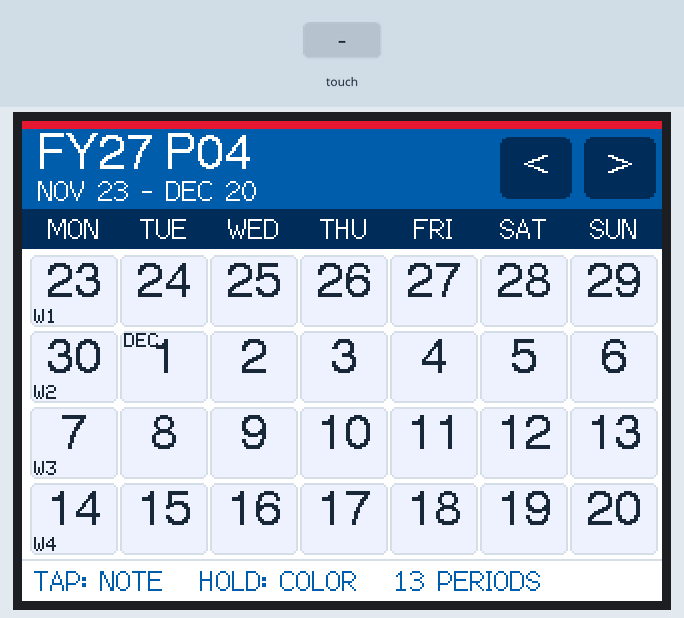
Simulated run of this program. Board: ESP32. On the bench: 320×240 colour display. The test bench sets the inputs (shaded band). Storage starts empty; what the program prints to the serial monitor is not drawn.

Above: at 1.6 s.
1.7 s: screen touched at 13 % across, 30 % down
At 3.0 s:
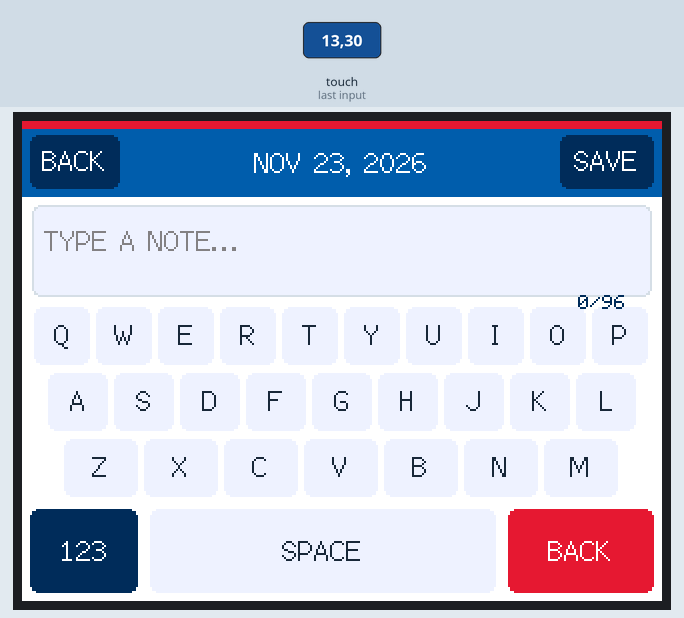
3.5 s: screen touched at 13 % across, 50 % down
At 4.3 s:
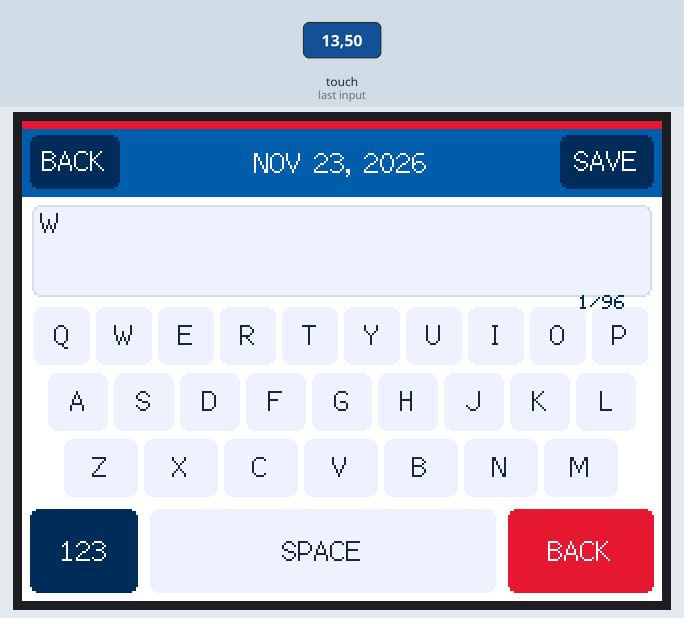
5.3 s: screen touched at 87 % across, 10 % down
At 6.8 s:
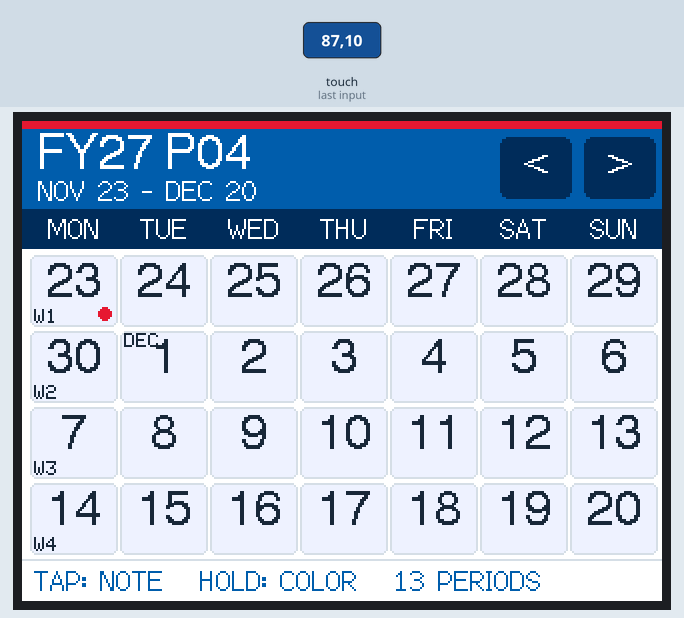
7.1 s: screen touched at 38 % across, 50 % down
At 8.3 s:
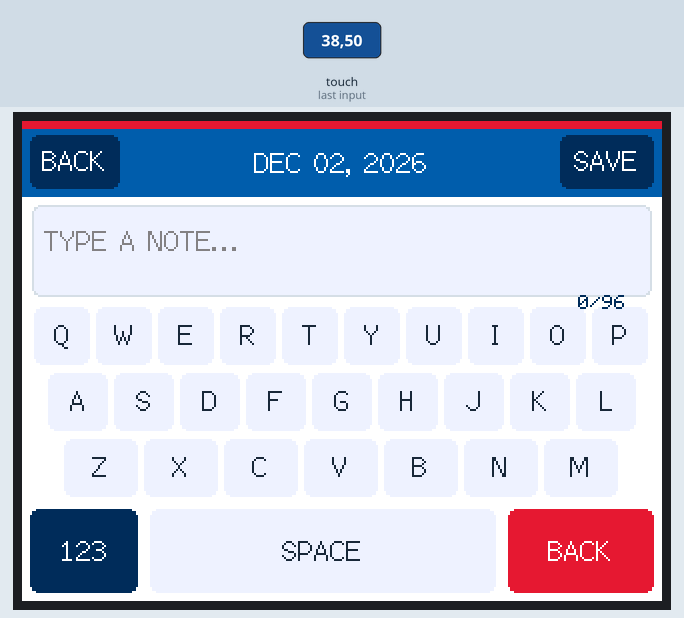
8.9 s: screen touched at 62 % across, 50 % down
At 9.6 s:
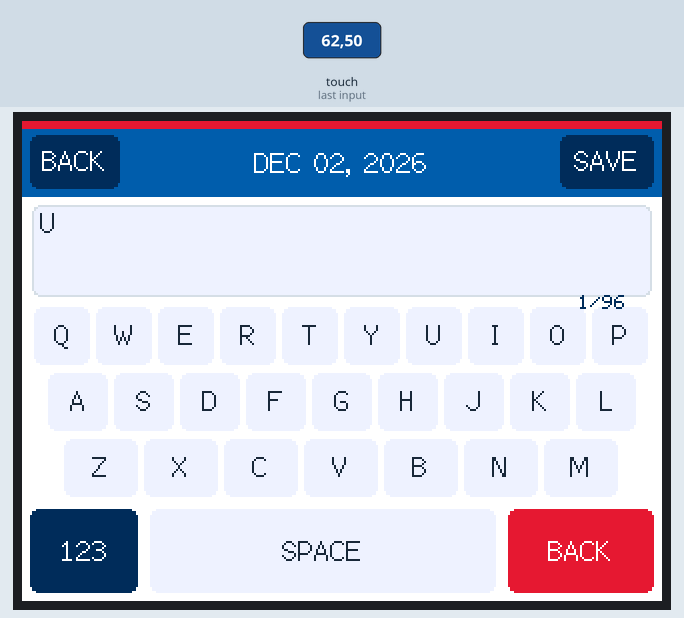
10.7 s: screen touched at 87 % across, 50 % down
Timing chart, 0 to 13.5 s (numbered marks = the images above; inputs shaded):
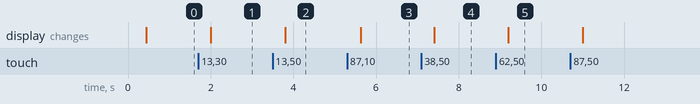

The program:

main.cpp
```cpp
/* FY2027 work calendar: 3.2-inch QD3223 / ESP32-32E. Compiles for landscape 320x240. */
#include <Arduino.h>
#include <LittleFS.h>
#include <string.h>
#include "CYD32_Display.h"

CYD32Display tft;
static uint16_t BLUE, RED, NAVY, PALE, INK, BORDER, WHITE, GREY;
constexpr int DISPLAY_W = 320, DISPLAY_H = 240;
constexpr int MAX_EVENTS = 500;
constexpr int CAL_NOTE_LIMIT = 96;
constexpr uint32_t STORAGE_MAGIC = 0x43414C32UL; // "CAL2"
constexpr uint16_t STORAGE_VERSION = 1;
constexpr uint32_t HOLD_MS = 650;

struct CalendarEntry {
  int32_t day;                 // days since 1970-01-01
  uint8_t color;               // 0=none, 1=blue, 2=red
  char note[CAL_NOTE_LIMIT + 1];     // ASCII, nul-terminated
};
struct FileHeader { uint32_t magic; uint16_t version; uint16_t count; };
static CalendarEntry entries[MAX_EVENTS];
static int entryCount = 0;
static bool fsReady = false, saveOK = true;
static int fiscalYear = 2027, period = 4;
static int32_t chosenDay = 0;
static String draft;
static bool numberKeys = false;
enum Screen { CALENDAR, NOTE_EDITOR, COLOR_PICKER };
static Screen screen = CALENDAR;

// Civil-date arithmetic adapted from Howard Hinnant's public-domain algorithms.
static int32_t daysFromCivil(int y, unsigned m, unsigned d) {
  y -= m <= 2;
  const int era = (y >= 0 ? y : y - 399) / 400;
  const unsigned yoe = unsigned(y - era * 400);
  const unsigned doy = (153 * (m + (m > 2 ? -3 : 9)) + 2) / 5 + d - 1;
  const unsigned doe = yoe * 365 + yoe / 4 - yoe / 100 + doy;
  return era * 146097 + int(doe) - 719468;
}
static void civilFromDays(int32_t z, int &y, unsigned &m, unsigned &d) {
  z += 719468;
  const int era = (z >= 0 ? z : z - 146096) / 146097;
  const unsigned doe = unsigned(z - era * 146097);
  const unsigned yoe = (doe - doe / 1460 + doe / 36524 - doe / 146096) / 365;
  y = int(yoe) + era * 400;
  const unsigned doy = doe - (365 * yoe + yoe / 4 - yoe / 100);
  const unsigned mp = (5 * doy + 2) / 153;
  d = doy - (153 * mp + 2) / 5 + 1;
  m = mp + (mp < 10 ? 3 : -9);
  y += m <= 2;
}
static int32_t firstDay() {
  // FY2027 P4 W1 = Mon 2026-11-23 -> FY2027 P1 W1 = Mon 2026-08-31.
  // Each modeled FY is 13 x 4 = 52 weeks (a 53-week FY needs a rule update).
  return daysFromCivil(2026, 8, 31) + (fiscalYear - 2027) * 364;
}
static int32_t currentPeriodStart() { return firstDay() + (period - 1) * 28; }
static const char *monthName(unsigned m) {
  static const char *names[] = {"", "JAN", "FEB", "MAR", "APR", "MAY", "JUN", "JUL", "AUG", "SEP", "OCT", "NOV", "DEC"};
  return (m >= 1 && m <= 12) ? names[m] : "???";
}
static String dateText(int32_t day, bool year = true) {
  int y; unsigned m,d; civilFromDays(day,y,m,d);
  char b[40];
  if (year) snprintf(b,sizeof(b),"%s %02u, %04d",monthName(m),d,y);
  else snprintf(b,sizeof(b),"%s %u",monthName(m),d);
  return String(b);
}
static int indexOf(int32_t day) {
  for (int i=0; i<entryCount; ++i) if (entries[i].day == day) return i;
  return -1;
}
static uint8_t colorOf(int32_t day) { int i=indexOf(day); return i < 0 ? 0 : entries[i].color; }
static const char *noteOf(int32_t day) { int i=indexOf(day); return i < 0 ? "" : entries[i].note; }
static bool storeFile() {
  if (!fsReady) return false;
  File f = LittleFS.open("/calendar.tmp", "w");
  if (!f) return false;
  FileHeader head = {STORAGE_MAGIC, STORAGE_VERSION, (uint16_t)entryCount};
  bool good = (f.write(reinterpret_cast<const uint8_t*>(&head), sizeof(head)) == sizeof(head));
  if (good && entryCount > 0)
    good = (f.write(reinterpret_cast<const uint8_t*>(entries), sizeof(CalendarEntry)*entryCount)
            == sizeof(CalendarEntry)*entryCount);
  f.flush(); f.close();
  if (!good) { LittleFS.remove("/calendar.tmp"); return false; }
  // LittleFS rename on ESP32 replaces a file. Keep a backup during replacement.
  LittleFS.remove("/calendar.bak");
  if (LittleFS.exists("/calendar.dat")) LittleFS.rename("/calendar.dat", "/calendar.bak");
  if (!LittleFS.rename("/calendar.tmp", "/calendar.dat")) {
    if (LittleFS.exists("/calendar.bak")) LittleFS.rename("/calendar.bak", "/calendar.dat");
    return false;
  }
  return true;
}
static void loadFile() {
  if (!fsReady) return;
  String path = LittleFS.exists("/calendar.dat") ? "/calendar.dat" : "/calendar.bak";
  File f = LittleFS.open(path, "r");
  if (!f) return;
  FileHeader head;
  bool valid = f.readBytes(reinterpret_cast<char*>(&head), sizeof(head)) == sizeof(head)
     && head.magic == STORAGE_MAGIC && head.version == STORAGE_VERSION && head.count <= MAX_EVENTS;
  if (valid) {
    const size_t bytes = head.count * sizeof(CalendarEntry);
    valid = f.readBytes(reinterpret_cast<char*>(entries), bytes) == bytes;
    if (valid) { entryCount = head.count; for(int i=0;i<entryCount;++i) entries[i].note[CAL_NOTE_LIMIT]=0; }
  }
  if (!valid) { entryCount = 0; saveOK = false; }
  f.close();
}
static void setEntry(int32_t day, uint8_t color, const String &note) {
  int idx = indexOf(day);
  if (color == 0 && note.length() == 0) {
    if (idx >= 0) { entries[idx] = entries[--entryCount]; saveOK = storeFile(); }
    return;
  }
  if (idx < 0) {
    if (entryCount >= MAX_EVENTS) { saveOK = false; return; }
    idx = entryCount++;
  }
  entries[idx].day = day;
  entries[idx].color = color;
  size_t n = min((size_t)CAL_NOTE_LIMIT, (size_t)note.length());
  memcpy(entries[idx].note, note.c_str(), n);
  entries[idx].note[n] = '\0';
  saveOK = storeFile();
}
static void applyColor(uint8_t color) { setEntry(chosenDay,color,String(noteOf(chosenDay))); }
static bool inside(int x,int y,int a,int b,int w,int h) { return x>=a && x<a+w && y>=b && y<b+h; }

// Compact 320x240 landscape layout for 3.2-inch E32R32P / QD3223 CYD.
static void centered(const String &s, int x, int y, uint16_t color, int font=2) {
  tft.setFont(font==4 ? &fonts::Font4 : &fonts::Font2);
  tft.setTextDatum(middle_center);
  tft.setTextColor(color);
  tft.drawString(s,x,y);
}
static void button(int x,int y,int w,int h,const String &label,uint16_t bg,uint16_t fg,int font=2) {
  tft.fillRoundRect(x,y,w,h,4,bg);
  centered(label,x+w/2,y+h/2,fg,font);
}
static bool dateCellAt(int x,int y,int &row,int &col) {
  if(!inside(x,y,4,67,315,152)) return false;
  col=(x-4)/45;
  row=(y-67)/38;
  if(col<0 || col>6 || row<0 || row>3) return false;
  return (x < 4+col*45+44) && (y < 67+row*38+36);
}
static void drawCalendar() {
  tft.fillScreen(WHITE);
  tft.fillRect(0,0,320,4,RED);
  tft.fillRect(0,4,320,40,BLUE);
  tft.setTextDatum(top_left);tft.setTextColor(WHITE);
  tft.setFont(&fonts::Font4);
  char title[24];snprintf(title,sizeof(title),"FY%02d P%02d", fiscalYear%100,period);
  tft.drawString(title,7,5);
  tft.setFont(&fonts::Font2);
  tft.drawString(dateText(currentPeriodStart(),false)+" - "+dateText(currentPeriodStart()+27,false),8,27);
  button(239,8,36,31,"<",NAVY,WHITE,4);
  button(281,8,36,31,">",NAVY,WHITE,4);
  tft.fillRect(0,44,320,20,NAVY);
  static const char* weekdays[]={"MON","TUE","WED","THU","FRI","SAT","SUN"};
  for(int c=0;c<7;++c) centered(weekdays[c],4+c*45+22,54,WHITE,2);
  const int32_t start=currentPeriodStart();
  for(int r=0;r<4;++r) for(int c=0;c<7;++c) {
    int x=4+c*45,y=67+r*38;
    const int32_t day=start+r*7+c;
    int yr;unsigned mo,da;civilFromDays(day,yr,mo,da);
    const uint8_t state=colorOf(day);
    const uint16_t bg=state==1?BLUE:state==2?RED:PALE;
    const uint16_t fg=state?WHITE:INK;
    tft.fillRoundRect(x,y,44,36,3,bg);
    if(!state)tft.drawRoundRect(x,y,44,36,3,BORDER);
    char n[4];snprintf(n,sizeof(n),"%u",da);
    centered(n,x+22,y+15,fg,4);
    // Date markers are deliberately small, retaining 44px-wide tap targets.
    tft.setFont(&fonts::Font0);tft.setTextColor(fg);tft.setTextDatum(top_left);
    if(c==0) { char w[4];snprintf(w,sizeof(w),"W%d",r+1);tft.drawString(w,x+2,y+27); }
    if(da==1) tft.drawString(monthName(mo),x+2,y+1);
    if(noteOf(day)[0])tft.fillCircle(x+37,y+29,3,state?WHITE:RED);
  }
  tft.fillRect(0,219,320,1,BORDER);
  tft.setTextDatum(top_left);tft.setTextColor(BLUE);tft.setFont(&fonts::Font2);
  if(!fsReady || !saveOK) {tft.setTextColor(RED);tft.drawString("STORAGE ERROR: NOT SAVED",7,222);}
  else tft.drawString("TAP: NOTE   HOLD: COLOR   13 PERIODS",6,222);
}
static void drawColorPicker(){
  drawCalendar();
  tft.fillRoundRect(11,57,298,126,8,WHITE);
  tft.drawRoundRect(11,57,298,126,8,NAVY);
  centered("COLOR: "+dateText(chosenDay,false),160,77,NAVY,4);
  button(20,100,89,43,"BLUE",BLUE,WHITE,2);
  button(116,100,88,43,"RED",RED,WHITE,2);
  button(211,100,89,43,"CLEAR",GREY,INK,2);
  button(110,151,100,25,"CANCEL",NAVY,WHITE,2);
}
static void drawKeyboard(){
  static const char* letters[]={"QWERTYUIOP","ASDFGHJKL","ZXCVBNM"};
  static const char* symbols[]={"1234567890","-/. :&#()","?!+=%$@"};
  for(int row=0;row<3;++row){
    String keys=numberKeys?String(symbols[row]):String(letters[row]);
    const int count=keys.length();
    const int width=row==0?28:row==1?30:37;
    const int gap=3;
    const int x0=(320-(count*width+(count-1)*gap))/2;
    const int y=93+row*33;
    for(int c=0;c<count;++c) button(x0+c*(width+gap),y,width,29,String(keys[c]),PALE,INK,2);
  }
  button(4,194,54,42,numberKeys?"ABC":"123",NAVY,WHITE);
  button(64,194,173,42,"SPACE",PALE,INK);
  button(243,194,73,42,"BACK",RED,WHITE);
}
static void drawEditor(){
  tft.fillScreen(WHITE);
  tft.fillRect(0,0,320,4,RED);tft.fillRect(0,4,320,34,BLUE);
  button(4,7,45,27,"BACK",NAVY,WHITE);
  centered(dateText(chosenDay),159,21,WHITE,2);
  button(269,7,47,27,"SAVE",NAVY,WHITE);
  tft.fillRoundRect(5,42,310,46,4,PALE);
  tft.drawRoundRect(5,42,310,46,4,BORDER);
  tft.setFont(&fonts::Font2);tft.setTextDatum(top_left);tft.setTextColor(INK);
  if(!draft.length()){
    tft.setTextColor(0x8410);tft.drawString("TYPE A NOTE...",11,52);
  } else {
    for(int line=0;line<3;++line){
      const int begin=line*32;
      if(begin>=(int)draft.length())break;
      tft.drawString(draft.substring(begin,min((int)draft.length(),begin+32)),9,43+line*14);
    }
  }
  drawKeyboard();
  char count[16];snprintf(count,sizeof(count),"%u/%d",(unsigned)draft.length(),CAL_NOTE_LIMIT);
  tft.setTextDatum(top_left);tft.setFont(&fonts::Font0);tft.setTextColor(NAVY);
  tft.drawString(count,278,87);
}
static void navigatePeriod(int direction){
  period+=direction;
  if(period<1){period=13;--fiscalYear;}
  else if(period>13){period=1;++fiscalYear;}
  drawCalendar();
}
static void handleKeyboard(int x,int y){
  if(inside(x,y,4,194,54,42)){numberKeys=!numberKeys;drawEditor();return;}
  if(inside(x,y,64,194,173,42)){if(draft.length()<CAL_NOTE_LIMIT)draft+=' ';drawEditor();return;}
  if(inside(x,y,243,194,73,42)){if(draft.length())draft.remove(draft.length()-1);drawEditor();return;}
  static const char* letters[]={"QWERTYUIOP","ASDFGHJKL","ZXCVBNM"};
  static const char* symbols[]={"1234567890","-/. :&#()","?!+=%$@"};
  for(int row=0;row<3;++row){
    String keys=numberKeys?String(symbols[row]):String(letters[row]);
    const int count=keys.length(),width=row==0?28:row==1?30:37,gap=3;
    const int x0=(320-(count*width+(count-1)*gap))/2;
    for(int c=0;c<count;++c)if(inside(x,y,x0+c*(width+gap),93+row*33,width,29)){
      if(draft.length()<CAL_NOTE_LIMIT)draft+=(char)keys[c];
      drawEditor();return;
    }
  }
}
static void tap(int x,int y){
  if(screen==CALENDAR){
    if(inside(x,y,239,8,36,31)){navigatePeriod(-1);return;}
    if(inside(x,y,281,8,36,31)){navigatePeriod(1);return;}
    int r,c;
    if(dateCellAt(x,y,r,c)){
      chosenDay=currentPeriodStart()+r*7+c;
      draft=String(noteOf(chosenDay));numberKeys=false;
      screen=NOTE_EDITOR;drawEditor();
    }
  }else if(screen==NOTE_EDITOR){
    if(inside(x,y,4,7,45,27)){screen=CALENDAR;drawCalendar();return;}
    if(inside(x,y,269,7,47,27)){
      draft.trim();setEntry(chosenDay,colorOf(chosenDay),draft);
      screen=CALENDAR;drawCalendar();return;
    }
    if(y>=93)handleKeyboard(x,y);
  }else if(screen==COLOR_PICKER){
    uint8_t choice=255;
    if(inside(x,y,20,100,89,43))choice=1;
    else if(inside(x,y,116,100,88,43))choice=2;
    else if(inside(x,y,211,100,89,43))choice=0;
    if(choice!=255)applyColor(choice);
    screen=CALENDAR;drawCalendar();
  }
}
void setup(){
  Serial.begin(115200);
  delay(100);
  tft.begin();tft.setRotation(1);tft.setBrightness(245);
  WHITE=tft.color565(255,255,255);
  BLUE=tft.color565(0,93,171);
  RED=tft.color565(229,25,55);
  NAVY=tft.color565(0,47,95);
  PALE=tft.color565(238,243,248);
  INK=tft.color565(24,41,63);
  BORDER=tft.color565(209,221,231);
  GREY=tft.color565(220,223,226);
  fsReady=LittleFS.begin(false);
  // A completely unformatted device is initialized automatically. This can erase
  // data if a different firmware has used an incompatible partition layout.
  if(!fsReady)fsReady=LittleFS.begin(true);
  if(fsReady)loadFile();
  saveOK=fsReady&&saveOK;
  drawCalendar();
  Serial.printf("FY2027 QD3223 calendar; entries=%d; LittleFS=%d\n",entryCount,fsReady);
}
void loop(){
  static bool down=false,held=false;
  static uint32_t began=0;
  static int originX=0,originY=0;
  uint16_t x=0,y=0;
  const bool now=tft.getTouch(&x,&y);
  if(now&&!down){down=true;held=false;began=millis();originX=x;originY=y;}
  else if(now&&down&&!held&&screen==CALENDAR&&millis()-began>=HOLD_MS){
    int r,c;
    if(dateCellAt(originX,originY,r,c)){
      chosenDay=currentPeriodStart()+r*7+c;
      screen=COLOR_PICKER;drawColorPicker();held=true;
    }
  } else if(!now&&down){
    if(!held&&millis()-began>=25)tap(originX,originY);
    down=false;held=false;
  }
  delay(15);
}
```

CYD32_Display.h
```cpp
#pragma once
// Matches the original working E32R32P hologram projector display wiring:
// https://github.com/erikpunch/ESP32-WiFi-Hologram-Player/tree/main/firmware-source
#define LGFX_USE_V1
#include <LovyanGFX.hpp>

class CYD32Display : public lgfx::LGFX_Device {
  lgfx::Panel_ST7789 panel;
  lgfx::Bus_SPI bus;
  lgfx::Light_PWM backlight;
  lgfx::Touch_XPT2046 touch;
public:
  CYD32Display(){
    {
      auto cfg=bus.config();
      cfg.spi_host=HSPI_HOST;
      cfg.spi_mode=0;
      cfg.freq_write=20000000; // same conservative display clock as projector
      cfg.freq_read=16000000;
      cfg.spi_3wire=false;
      cfg.use_lock=true;
      cfg.dma_channel=SPI_DMA_CH_AUTO;
      cfg.pin_sclk=14;
      cfg.pin_mosi=13;
      cfg.pin_miso=12;
      cfg.pin_dc=2;
      bus.config(cfg);
      panel.setBus(&bus);
    }
    {
      auto cfg=panel.config();
      cfg.pin_cs=15;
      cfg.pin_rst=-1;
      cfg.pin_busy=-1;
      cfg.panel_width=240;
      cfg.panel_height=320;
      cfg.memory_width=240;
      cfg.memory_height=320;
      cfg.offset_x=0;
      cfg.offset_y=0;
      cfg.offset_rotation=0;
      cfg.readable=false;
      cfg.invert=true;
      cfg.rgb_order=true; // E32R32P ST7789 BGR wiring; change if red/blue are swapped
      cfg.bus_shared=true;
      panel.config(cfg);
    }
    {
      auto cfg=backlight.config();
      cfg.pin_bl=27;
      cfg.invert=false;
      cfg.freq=1200;
      cfg.pwm_channel=7;
      backlight.config(cfg);
      panel.setLight(&backlight);
    }
    {
      auto cfg=touch.config();
      cfg.spi_host=HSPI_HOST;
      cfg.bus_shared=true;
      cfg.freq=1000000;
      cfg.pin_int=36;
      cfg.pin_sclk=14;
      cfg.pin_mosi=13;
      cfg.pin_miso=12;
      cfg.pin_cs=33;
      cfg.x_min=200;cfg.x_max=3800;
      cfg.y_min=3800;cfg.y_max=200;
      cfg.offset_rotation=0;
      touch.config(cfg);
      panel.setTouch(&touch);
    }
    setPanel(&panel);
  }
};
```

Measured:
- after the input at 1.7 s, the display: changes after 0.30 s (image 1)
- after the input at 3.5 s, the display: changes after 0.30 s (image 2)
- after the input at 5.3 s, the display: changes after 0.33 s (image 3)
- after the input at 7.1 s, the display: changes after 0.30 s (image 4)
- after the input at 8.9 s, the display: changes after 0.30 s (image 5)
